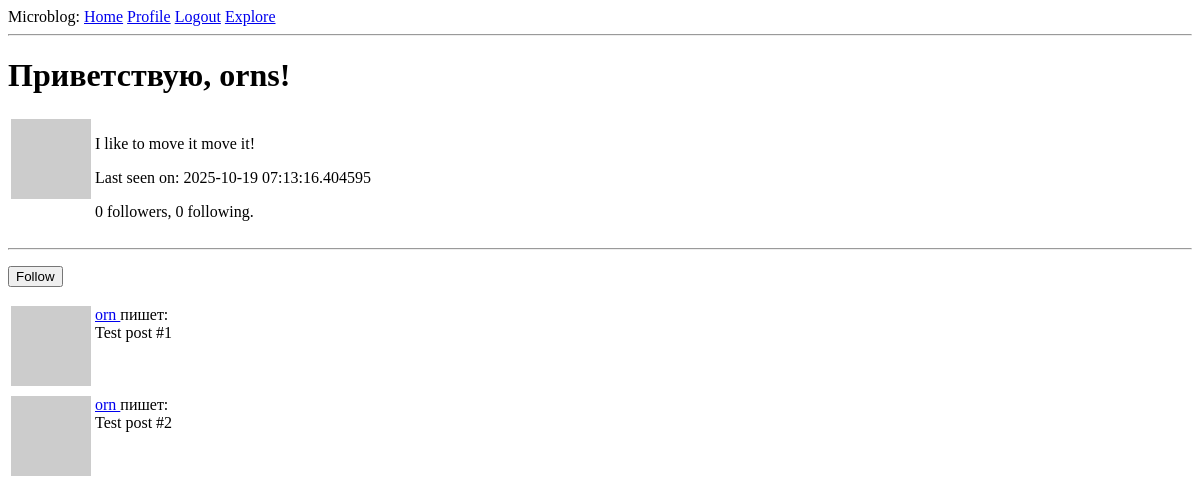
The page /user/orn (signed in) on the database as committed earlier.
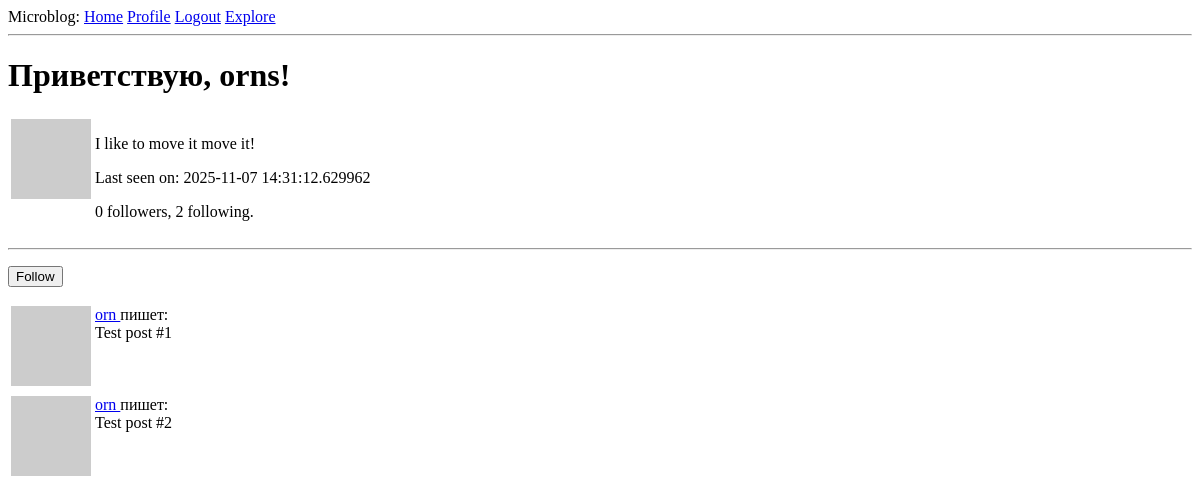
The same page on the database as committed later.
### app/models.py (models this page shows, shortened)
class User(db.Model, UserMixin):
    id : so.Mapped[int] = so.mapped_column(primary_key=True)
    username: so.Mapped[str] = so.mapped_column(sa.String(64), index=True, unique=True)
    email: so.Mapped[str] = so.mapped_column(sa.String(128), index=True, unique=True)
    password_hash: so.Mapped[Optional[str]] = so.mapped_column(sa.String(256))
    posts: so.WriteOnlyMapped['Post'] = so.relationship(back_populates='author')
    about_me: so.Mapped[Optional[str]] = so.mapped_column(sa.String(140))
    last_seen : so.Mapped[Optional[datetime]] = so.mapped_column(default = lambda: datetime.now(timezone.utc))
    def avatar(self, size):
        digest = md5(self.email.lower().encode('utf-8')).hexdigest()
        return f'https://www.gravatar.com/avatar/{digest}?d=identicon&s={size}'
    following: so.WriteOnlyMapped['User'] = so.relationship(
        secondary=followers, primaryjoin=(followers.c.follower_id == id),
        secondaryjoin=(followers.c.followed_id == id),
        back_populates='followers')
    followers: so.WriteOnlyMapped['User'] = so.relationship(
        secondary=followers, primaryjoin=(followers.c.followed_id == id),
        secondaryjoin=(followers.c.follower_id == id),
        back_populates='following')
    def is_following(self, user):
        query = self.following.select().where(User.id == user.id)
        return db.session.scalar(query) is not None
    def followers_count(self):
        query = sa.select(sa.func.count()).select_from(
            self.followers.select().subquery())
        return db.session.scalar(query)
    def following_count(self):
        query = sa.select(sa.func.count()).select_from(
            self.following.select().subquery())
        return db.session.scalar(query)

### app/routes.py (the view)
@app.route('/user/<username>')
@login_required
def user(username):
    user = db.first_or_404(sa.Select(User).where(User.username == username))
    posts = [
        {'author' : user, 'body': 'Test post #1'},
        {'author' : user, 'body': 'Test post #2'}
    ]
    form = EmptyForm()
    return render_template('user.html', posts = posts, user=user, form=form)

### app/forms.py
class EmptyForm(FlaskForm):
    submit = SubmitField('Submit')

### app/models.py (called while the page is built)
@login.user_loader
def load_user(id):
    return db.session.get(User, int(id))

### app/routes.py (called while the page is built)
@app.before_request
def before_request():
    if current_user.is_authenticated:
        current_user.last_seen = datetime.now(timezone.utc)
        db.session.commit()

### app/templates/user.html (shortened to what this page needs)
{% extends "base.html" %}
{% block content %}
<h1> Приветствую, {{current_user.username}}!</h1>
    <table>
        <tr valign="top">
            <td> <img src = "{{ user.avatar(128) }}"> </td>
            <td>
                {% if user.about_me %}
                <p>
                    {{ user.about_me }}
                </p>
                {% endif %}
                {% if user.last_seen %}
                <p>
                    Last seen on: {{ user.last_seen }}
                </p>
                {% endif %}
                <p>
                    {{ user.followers_count() }} followers, {{ user.following_count() }} following.
                </p>
            </td>
        </tr>
    </table>
<hr>
{% if user == current_user %}
 <p> <a href="{{ url_for('edit_profile') }}"> Edit your Profile L</a></p>
 {% elif not current_user.is_following(user) %}
 <p>
    <form action="{{ url_for('follow', username = user.username) }}" method="post">
        {{ form.submit(value='Follow') }}
    </form>
 </p>
{% endif %}
{% for post in posts %}
{% include '_post.html' %}
{% endfor %}
{% endblock %}

### app/templates/_post.html
<table>
    <tr valign="top">
        <td><img src="{{ post.author.avatar(36) }}"</td>
        <td>
            <a href="{{ url_for('user', username = post.author.username) }}">
                {{ post.author.username }}
            </a>
            пишет:<br>{{ post.body }} </td>
    </tr>
</table>

Rows that differ between the two databases and show on the page:
changed User "I like to move it move it!": last_seen "2025-10-19 07:13:16.404595" → "2025-11-07 14:31:12.629962"
Other text that changed with them:
{{ user.following_count() }}: "0" → "2"
